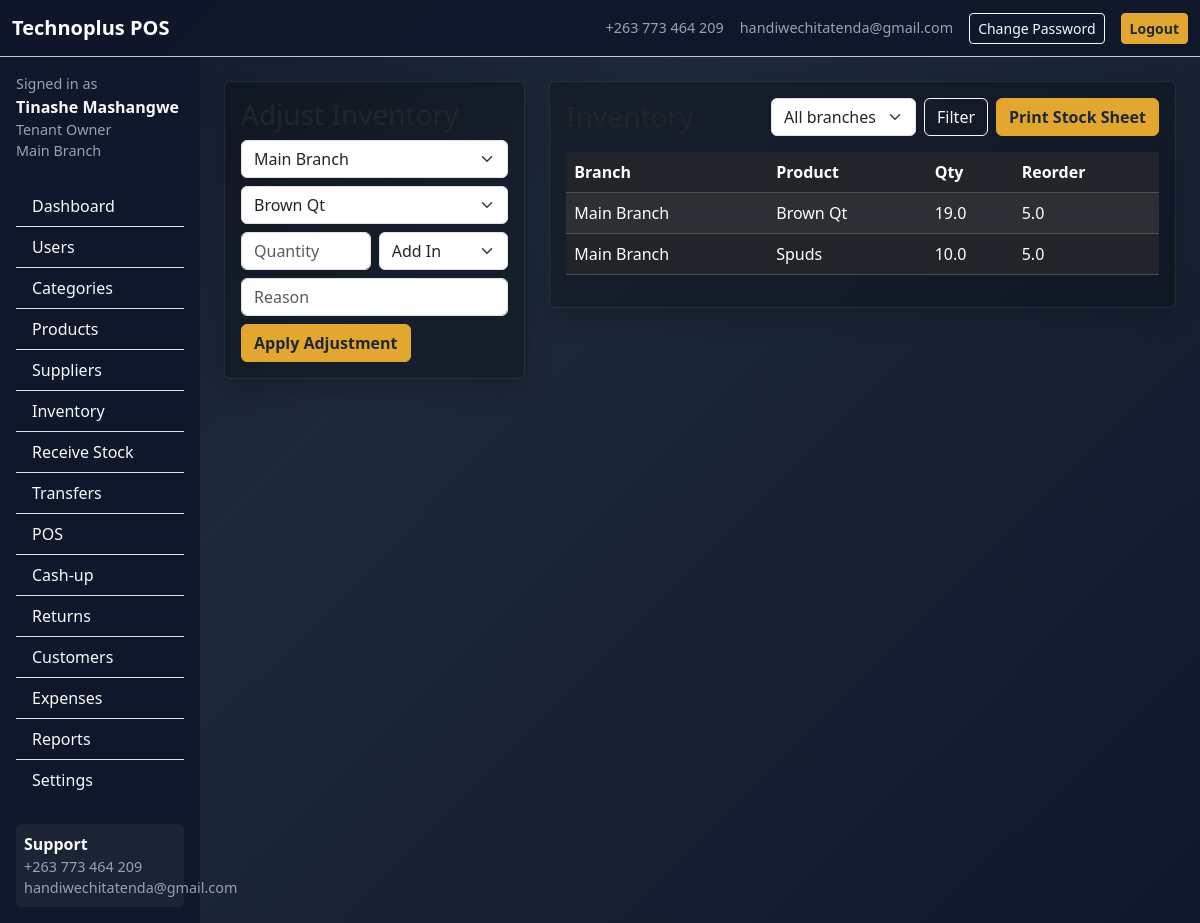
The page /inventory (signed in) on the database its author committed.
### app/models.py (models this page shows, shortened)
class TimestampMixin:
    created_at = db.Column(db.DateTime, default=datetime.utcnow, nullable=False)
    updated_at = db.Column(db.DateTime, default=datetime.utcnow, onupdate=datetime.utcnow)

class User(db.Model, UserMixin, TimestampMixin):
    id = db.Column(db.Integer, primary_key=True)
    tenant_id = db.Column(db.Integer, db.ForeignKey("tenant.id"), nullable=True)
    branch_id = db.Column(db.Integer, db.ForeignKey("branch.id"), nullable=True)
    full_name = db.Column(db.String(120), nullable=False)
    username = db.Column(db.String(80), unique=True, nullable=False)
    email = db.Column(db.String(120), default="")
    phone = db.Column(db.String(30), default="")
    password_hash = db.Column(db.String(255), nullable=False)
    role = db.Column(db.String(30), nullable=False, default="cashier")
    status = db.Column(db.String(20), default="active")
    must_change_password = db.Column(db.Boolean, default=False)
    last_login = db.Column(db.DateTime)
    tenant = db.relationship("Tenant", backref="users")
    branch = db.relationship("Branch", backref="users")
    @property
    def is_super_admin(self):
        return self.role == "super_admin"
    def has_any_role(self, *roles):
        return self.role in roles

class Branch(db.Model, TimestampMixin):
    id = db.Column(db.Integer, primary_key=True)
    tenant_id = db.Column(db.Integer, db.ForeignKey("tenant.id"), nullable=False)
    name = db.Column(db.String(120), nullable=False)
    code = db.Column(db.String(30), default="")
    phone = db.Column(db.String(30), default="")
    email = db.Column(db.String(120), default="")
    address = db.Column(db.String(255), default="")
    status = db.Column(db.String(20), default="active")
    tenant = db.relationship("Tenant", backref="branches")

class Inventory(db.Model, TimestampMixin):
    id = db.Column(db.Integer, primary_key=True)
    tenant_id = db.Column(db.Integer, db.ForeignKey("tenant.id"), nullable=False)
    branch_id = db.Column(db.Integer, db.ForeignKey("branch.id"), nullable=False)
    product_id = db.Column(db.Integer, db.ForeignKey("product.id"), nullable=False)
    quantity = db.Column(db.Float, default=0)
    tenant = db.relationship("Tenant")
    branch = db.relationship("Branch")
    product = db.relationship("Product")
    __table_args__ = (db.UniqueConstraint("tenant_id", "branch_id", "product_id", name="uniq_inventory"),)

class Product(db.Model, TimestampMixin):
    id = db.Column(db.Integer, primary_key=True)
    tenant_id = db.Column(db.Integer, db.ForeignKey("tenant.id"), nullable=False)
    category_id = db.Column(db.Integer, db.ForeignKey("category.id"), nullable=True)
    name = db.Column(db.String(120), nullable=False)
    barcode = db.Column(db.String(80), default="")
    sku = db.Column(db.String(80), default="")
    brand = db.Column(db.String(80), default="")
    unit = db.Column(db.String(30), default="each")
    cost_price = db.Column(db.Float, default=0)
    selling_price = db.Column(db.Float, default=0)
    tax_rate = db.Column(db.Float, default=0)
    reorder_level = db.Column(db.Float, default=0)
    image_path = db.Column(db.String(255), default="")
    status = db.Column(db.String(20), default="active")
    tenant = db.relationship("Tenant", backref="products")
    category = db.relationship("Category")

### app/routes.py (the view, shortened to what this page needs)
    @app.route("/inventory", methods=["GET", "POST"])
    @login_required
    def inventory():
        require_tenant_access(current_user.tenant_id)
        require_roles("tenant_owner", "branch_manager", "stock_clerk")
        branches_query = Branch.query.filter_by(tenant_id=current_user.tenant_id)
        if current_user.role in ["branch_manager", "stock_clerk"] and current_user.branch_id:
            branches_query = branches_query.filter_by(id=current_user.branch_id)
        branches = branches_query.order_by(Branch.name).all()
        products = Product.query.filter_by(tenant_id=current_user.tenant_id).order_by(Product.name).all()
        selected_branch_id = request.values.get("branch_id", type=int)
        inventory_query = db.session.query(Inventory, Product, Branch).join(Product, Inventory.product_id == Product.id).join(
            Branch, Inventory.branch_id == Branch.id
        ).filter(Inventory.tenant_id == current_user.tenant_id)
        if current_user.role in ["branch_manager", "stock_clerk"] and current_user.branch_id:
            inventory_query = inventory_query.filter(Inventory.branch_id == current_user.branch_id)
            selected_branch_id = current_user.branch_id
        elif selected_branch_id:
            inventory_query = inventory_query.filter(Inventory.branch_id == selected_branch_id)
        inventory_rows = inventory_query.order_by(Branch.name, Product.name).all()
        return render_template("inventory.html", inventory_rows=inventory_rows, branches=branches, products=products, selected_branch_id=selected_branch_id)

### app/__init__.py (called while the page is built)
def create_app():
    app = Flask(__name__, instance_relative_config=True)
    os.makedirs(app.instance_path, exist_ok=True)
    db_path = os.path.join(app.instance_path, "technoplus_pos.db")
    app.config.update(
        SECRET_KEY="change-this-secret-key",
        SQLALCHEMY_DATABASE_URI=f"sqlite:///{db_path}",
        SQLALCHEMY_TRACK_MODIFICATIONS=False,
    )
    db.init_app(app)
    login_manager.init_app(app)
    from .models import User
    @login_manager.user_loader
    def load_user(user_id):
        return User.query.get(int(user_id))
    from .routes import register_routes
    register_routes(app)
    with app.app_context():
        from . import models
        db.create_all()
        from .utils import seed_defaults
        seed_defaults()
    return app

### app/models.py (called while the page is built)
    def is_access_allowed(self):
        if self.status in {"paused", "frozen"}:
            return False
        if self.expiry_date and date.today() > (self.expiry_date + timedelta(days=self.grace_days)):
            self.status = "expired"
            db.session.commit()
            return False
        return True

### app/templates/inventory.html (shortened to what this page needs)
{% extends 'base.html' %}
{% block content %}
<div class="row g-4">
<div class="col-lg-4"><div class="card bg-black bg-opacity-25 card-soft"><div class="card-body">
<h3>Adjust Inventory</h3>
<form method="post" class="row g-2">
<div class="col-12"><select name="branch_id" class="form-select">{% for b in branches %}<option value="{{ b.id }}" {% if b.id == selected_branch_id %}selected{% endif %}>{{ b.name }}</option>{% endfor %}</select></div>
<div class="col-12"><select name="product_id" class="form-select">{% for p in products %}<option value="{{ p.id }}">{{ p.name }}</option>{% endfor %}</select></div>
<div class="col-md-6"><input type="number" step="0.01" name="quantity" class="form-control" placeholder="Quantity" required></div>
<div class="col-md-6"><select name="direction" class="form-select"><option value="in">Add In</option><option value="out">Deduct Out</option></select></div>
<div class="col-12"><input name="reason" class="form-control" placeholder="Reason"></div>
<div class="col-12"><button class="btn btn-brand">Apply Adjustment</button></div>
</form></div></div></div>
<div class="col-lg-8"><div class="card bg-black bg-opacity-25 card-soft"><div class="card-body">
<div class="d-flex flex-wrap justify-content-between align-items-center gap-2 mb-3">
  <h3 class="mb-0">Inventory</h3>
  <div class="d-flex gap-2">
    <form method="get" class="d-flex gap-2">
      <select name="branch_id" class="form-select">
        <option value="">All branches</option>
      </select>
      <button class="btn btn-outline-light">Filter</button>
    </form>
    <a class="btn btn-brand" target="_blank" href="{{ url_for('print_stock_sheet', branch_id=selected_branch_id) if selected_branch_id else url_for('print_stock_sheet') }}">Print Stock Sheet</a>
  </div>
</div>
<div class="table-responsive"><table class="table table-dark table-striped"><thead><tr><th>Branch</th><th>Product</th><th>Qty</th><th>Reorder</th></tr></thead><tbody>
{% for inv, product, branch in inventory_rows %}<tr><td>{{ branch.name }}</td><td>{{ product.name }}</td><td>{{ inv.quantity }}</td><td>{{ product.reorder_level }}</td></tr>{% else %}<tr><td colspan="4" class="text-center py-4">No inventory rows found.</td></tr>{% endfor %}
</tbody></table></div></div></div></div></div>
{% endblock %}

### app/templates/base.html (shortened to what this page needs)
<!doctype html>
<html lang="en">
<head>
  <link href="https://cdn.jsdelivr.net/npm/bootstrap@5.3.3/dist/css/bootstrap.min.css" rel="stylesheet">
  <link href="{{ url_for('static', filename='theme.css') }}" rel="stylesheet">
</head>
<body class="text-light">
<nav class="navbar navbar-expand-lg navbar-dark border-bottom border-secondary-subtle" style="background:rgba(15,23,42,.95)">
  <div class="container-fluid">
    <a class="navbar-brand fw-bold" href="{{ url_for('landing') }}">Technoplus POS</a>
    <div class="ms-auto d-flex gap-3 align-items-center">
      <span class="small-muted">{{ support_phone }}</span>
      <span class="small-muted">{{ support_email }}</span>
      {% if current_user.is_authenticated %}
        <a class="btn btn-sm btn-outline-light" href="{{ url_for('change_password') }}">Change Password</a>
        <a class="btn btn-sm btn-brand" href="{{ url_for('logout') }}">Logout</a>
      {% else %}
        <a class="btn btn-sm btn-brand" href="{{ url_for('login') }}">Login</a>
      {% endif %}
    </div>
  </div>
</nav>
<div class="container-fluid">
  {% if current_user.is_authenticated and request.endpoint not in ['landing','login'] %}
  <div class="row">
    <aside class="col-lg-2 col-md-3 sidebar p-3">
      <div class="mb-4">
        <div class="small-muted">Signed in as</div>
        <div class="fw-bold">{{ current_user.full_name }}</div>
        <div class="small-muted text-capitalize">{{ current_user.role.replace('_',' ') }}</div>
        {% if current_user.branch %}<div class="small-muted">{{ current_user.branch.name }}</div>{% endif %}
      </div>
      {% if current_user.is_super_admin %}
        <div class="list-group list-group-flush">
          <a class="list-group-item list-group-item-action bg-transparent text-light" href="{{ url_for('admin_dashboard') }}">Dashboard</a>
          <a class="list-group-item list-group-item-action bg-transparent text-light" href="{{ url_for('tenants') }}">Tenants</a>
          <a class="list-group-item list-group-item-action bg-transparent text-light" href="{{ url_for('new_tenant') }}">Add Tenant</a>
          <a class="list-group-item list-group-item-action bg-transparent text-light" href="{{ url_for('audit_logs') }}">Audit Logs</a>
        </div>
      {% else %}
        <div class="list-group list-group-flush">
          <a class="list-group-item list-group-item-action bg-transparent text-light" href="{{ url_for('tenant_dashboard') }}">Dashboard</a>
          {% if current_user.role in ['tenant_owner','branch_manager'] %}<a class="list-group-item list-group-item-action bg-transparent text-light" href="{{ url_for('users') }}">Users</a>{% endif %}
          {% if current_user.role in ['tenant_owner','branch_manager','stock_clerk'] %}
          <a class="list-group-item list-group-item-action bg-transparent text-light" href="{{ url_for('categories') }}">Categories</a>
          <a class="list-group-item list-group-item-action bg-transparent text-light" href="{{ url_for('products') }}">Products</a>
          <a class="list-group-item list-group-item-action bg-transparent text-light" href="{{ url_for('suppliers') }}">Suppliers</a>
          <a class="list-group-item list-group-item-action bg-transparent text-light" href="{{ url_for('inventory') }}">Inventory</a>
          <a class="list-group-item list-group-item-action bg-transparent text-light" href="{{ url_for('receive_stock') }}">Receive Stock</a>
          <a class="list-group-item list-group-item-action bg-transparent text-light" href="{{ url_for('transfers') }}">Transfers</a>
          {% endif %}
          {% if current_user.role in ['tenant_owner','branch_manager','cashier'] %}
          <a class="list-group-item list-group-item-action bg-transparent text-light" href="{{ url_for('pos') }}">POS</a>
          <a class="list-group-item list-group-item-action bg-transparent text-light" href="{{ url_for('cashup') }}">Cash-up</a>
          {% endif %}
          {% if current_user.role in ['tenant_owner','branch_manager'] %}
          <a class="list-group-item list-group-item-action bg-transparent text-light" href="{{ url_for('returns') }}">Returns</a>
          {% endif %}
          {% if current_user.role in ['tenant_owner','branch_manager'] %}
          <a class="list-group-item list-group-item-action bg-transparent text-light" href="{{ url_for('customers') }}">Customers</a>
          <a class="list-group-item list-group-item-action bg-transparent text-light" href="{{ url_for('expenses') }}">Expenses</a>
          <a class="list-group-item list-group-item-action bg-transparent text-light" href="{{ url_for('reports') }}">Reports</a>
          <a class="list-group-item list-group-item-action bg-transparent text-light" href="{{ url_for('settings') }}">Settings</a>
          {% endif %}
        </div>
      {% endif %}
      <div class="mt-4 p-2 footer-strip rounded"><div class="fw-semibold">Support</div><div class="small-muted">{{ support_phone }}</div><div class="small-muted">{{ support_email }}</div></div>
    </aside>
    <main class="col-lg-10 col-md-9 p-4">
  {% else %}
    <main class="container py-4">
  {% endif %}
      {% block content %}{% endblock %}
  {% if current_user.is_authenticated and request.endpoint not in ['landing','login'] %}</main></div>{% else %}</main>{% endif %}
</div>
</body></html>

### app/static/theme.css (style rules this page uses)
body { background: linear-gradient(135deg, #101828 0%, #1d2939 35%, #0f172a 100%); min-height: 100vh; }
.card-soft { border: 1px solid rgba(255,255,255,.08); box-shadow: 0 10px 24px rgba(0,0,0,.18); }
.btn-brand { background: #e3a72f; border-color:#e3a72f; color:#1d2939; font-weight:600; }
.sidebar { min-height:100vh; background: rgba(15,23,42,.96); }
.table thead th { white-space: nowrap; }
.small-muted { color: #98a2b3; font-size: .9rem; }
.footer-strip { background: rgba(255,255,255,.05); }

### rows shown on the page
User: full_name "Tinashe Mashangwe", role.replace "Tenant Owner"
Branch: branch.name "Main Branch"
Inventory: name "Main Branch", name "Brown Qt", quantity "19.0", reorder_level "5.0"
Inventory: name "Main Branch", name "Spuds", quantity "10.0", reorder_level "5.0"

### other values the page prints
{{ support_phone }} "+263 773 464 209"
{{ support_email }} "handiwechitatenda@gmail.com"
form field branch_id "Main Branch"
form field product_id "Brown Qt"
